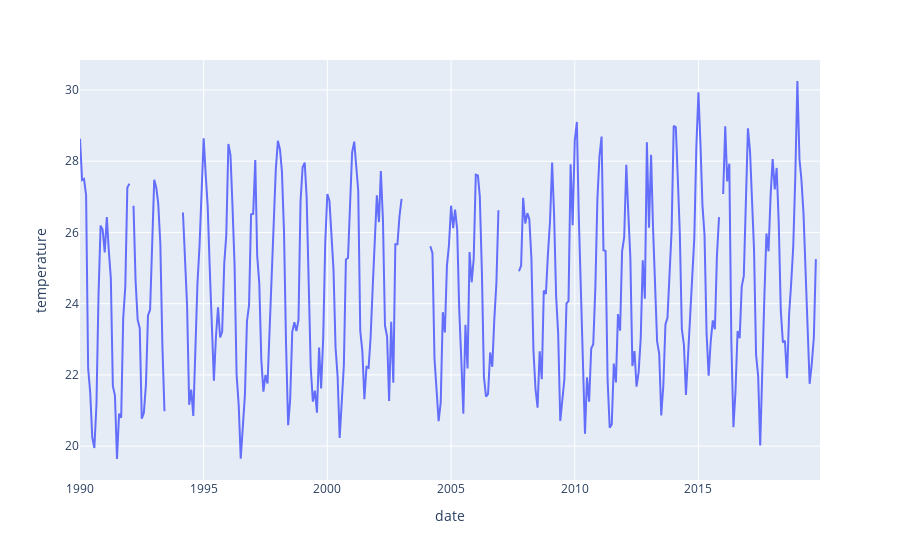

Notebook code for this chart:
### Code cell
fig = px.line(weather.reset_index(), x='date', y='temperature')
fig.show()

### Figure 1 — Plotly figure (JSON) as saved in the notebook; plotly's stock layout.template omitted (floating-point values rounded to 4 significant figures; data arrays with more than 128 entries replaced by an {"elided": "..."} marker saying what was removed)
{"data": [{"hovertemplate": "date=%{x}<br>temperature=%{y}<extra></extra>", "legendgroup": "", "line": {"color": "#636efa", "dash": "solid"}, "mode": "lines", "name": "", "orientation": "v", "showlegend": false, "type": "scatter", "x": {"elided": "360 str values"}, "xaxis": "x", "y": {"elided": "360 float values"}, "yaxis": "y"}], "layout": {"legend": {"tracegroupgap": 0}, "margin": {"t": 60}, "xaxis": {"anchor": "y", "domain": [0, 1], "title": {"text": "date"}}, "yaxis": {"anchor": "x", "domain": [0, 1], "title": {"text": "temperature"}}}}
